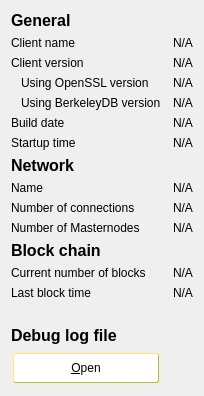
     <widget class="QWidget" name="tab_info">
      <attribute name="title">
       <string>&amp;Information</string>
      </attribute>
      <layout class="QGridLayout" name="gridLayout" columnstretch="0,0">
       <property name="horizontalSpacing">
        <number>12</number>
       </property>
       <item row="0" column="0">
        <widget class="QLabel" name="generalHeader">
         <property name="font">
          <font>
           <weight>75</weight>
           <bold>true</bold>
          </font>
         </property>
         <property name="styleSheet">
          <string notr="true">background-color: transparent;
color: black;</string>
         </property>
         <property name="text">
          <string>&lt;html&gt;&lt;head/&gt;&lt;body&gt;&lt;p&gt;&lt;span style=&quot; font-size:12pt;&quot;&gt;General&lt;/span&gt;&lt;/p&gt;&lt;/body&gt;&lt;/html&gt;</string>
         </property>
        </widget>
       </item>
       <item row="1" column="0">
        <widget class="QLabel" name="clientNameLabel">
         <property name="styleSheet">
          <string notr="true">background-color: transparent;
color: black;</string>
         </property>
         <property name="text">
          <string>Client name</string>
         </property>
        </widget>
       </item>
       <item row="1" column="1">
        <widget class="QLabel" name="clientName">
         <property name="cursor">
          <cursorShape>IBeamCursor</cursorShape>
         </property>
         <property name="styleSheet">
          <string notr="true">background-color: transparent;
color: black;</string>
         </property>
         <property name="text">
          <string>N/A</string>
         </property>
         <property name="textFormat">
          <enum>Qt::PlainText</enum>
         </property>
         <property name="textInteractionFlags">
          <set>Qt::LinksAccessibleByMouse|Qt::TextSelectableByKeyboard|Qt::TextSelectableByMouse</set>
         </property>
        </widget>
       </item>
       <item row="2" column="0">
        <widget class="QLabel" name="clientVersionLabel">
         <property name="styleSheet">
          <string notr="true">background-color: transparent;
color: black;</string>
         </property>
         <property name="text">
          <string>Client version</string>
         </property>
        </widget>
       </item>
       <item row="2" column="1">
        <widget class="QLabel" name="clientVersion">
         <property name="cursor">
          <cursorShape>IBeamCursor</cursorShape>
         </property>
         <property name="styleSheet">
          <string notr="true">background-color: transparent;
color: black;</string>
         </property>
         <property name="text">
          <string>N/A</string>
         </property>
         <property name="textFormat">
          <enum>Qt::PlainText</enum>
         </property>
         <property name="textInteractionFlags">
          <set>Qt::LinksAccessibleByMouse|Qt::TextSelectableByKeyboard|Qt::TextSelectableByMouse</set>
         </property>
        </widget>
       </item>
       <item row="3" column="0">
        <widget class="QLabel" name="openSSLVersionLabel">
         <property name="styleSheet">
          <string notr="true">background-color: transparent;
color: black;</string>
         </property>
         <property name="text">
          <string>Using OpenSSL version</string>
         </property>
         <property name="indent">
          <number>10</number>
         </property>
        </widget>
       </item>
       <item row="3" column="1">
        <widget class="QLabel" name="openSSLVersion">
         <property name="cursor">
          <cursorShape>IBeamCursor</cursorShape>
         </property>
         <property name="styleSheet">
          <string notr="true">background-color: transparent;
color: black;</string>
         </property>
         <property name="text">
          <string>N/A</string>
         </property>
         <property name="textFormat">
          <enum>Qt::PlainText</enum>
         </property>
         <property name="textInteractionFlags">
          <set>Qt::LinksAccessibleByMouse|Qt::TextSelectableByKeyboard|Qt::TextSelectableByMouse</set>
         </property>
        </widget>
       </item>
       <item row="4" column="0">
        <widget class="QLabel" name="berkeleyDBVersionLabel">
         <property name="styleSheet">
          <string notr="true">background-color: transparent;
color: black;</string>
         </property>
         <property name="text">
          <string>Using BerkeleyDB version</string>
         </property>
         <property name="indent">
          <number>10</number>
         </property>
        </widget>
       </item>
       <item row="4" column="1">
        <widget class="QLabel" name="berkeleyDBVersion">
         <property name="cursor">
          <cursorShape>IBeamCursor</cursorShape>
         </property>
         <property name="styleSheet">
          <string notr="true">background-color: transparent;
color: black;</string>
         </property>
         <property name="text">
          <string>N/A</string>
         </property>
         <property name="textFormat">
          <enum>Qt::PlainText</enum>
         </property>
         <property name="textInteractionFlags">
          <set>Qt::LinksAccessibleByMouse|Qt::TextSelectableByKeyboard|Qt::TextSelectableByMouse</set>
         </property>
        </widget>
       </item>
       <item row="5" column="0">
        <widget class="QLabel" name="buildDateLabel">
         <property name="styleSheet">
          <string notr="true">background-color: transparent;
color: black;</string>
         </property>
         <property name="text">
          <string>Build date</string>
         </property>
        </widget>
       </item>
       <item row="5" column="1">
        <widget class="QLabel" name="buildDate">
         <property name="cursor">
          <cursorShape>IBeamCursor</cursorShape>
         </property>
         <property name="styleSheet">
          <string notr="true">background-color: transparent;
color: black;</string>
         </property>
         <property name="text">
          <string>N/A</string>
         </property>
         <property name="textFormat">
          <enum>Qt::PlainText</enum>
         </property>
         <property name="textInteractionFlags">
          <set>Qt::LinksAccessibleByMouse|Qt::TextSelectableByKeyboard|Qt::TextSelectableByMouse</set>
         </property>
        </widget>
       </item>
       <item row="6" column="0">
        <widget class="QLabel" name="startupTimeLabel">
         <property name="styleSheet">
          <string notr="true">background-color: transparent;
color: black;</string>
         </property>
         <property name="text">
          <string>Startup time</string>
         </property>
        </widget>
       </item>
       <item row="6" column="1">
        <widget class="QLabel" name="startupTime">
         <property name="cursor">
          <cursorShape>IBeamCursor</cursorShape>
         </property>
         <property name="styleSheet">
          <string notr="true">background-color: transparent;
color: black;</string>
         </property>
         <property name="text">
          <string>N/A</string>
         </property>
         <property name="textFormat">
          <enum>Qt::PlainText</enum>
         </property>
         <property name="textInteractionFlags">
          <set>Qt::LinksAccessibleByMouse|Qt::TextSelectableByKeyboard|Qt::TextSelectableByMouse</set>
         </property>
        </widget>
       </item>
       <item row="7" column="0">
        <widget class="QLabel" name="networkHeader">
         <property name="font">
          <font>
           <weight>75</weight>
           <bold>true</bold>
          </font>
         </property>
         <property name="styleSheet">
          <string notr="true">background-color: transparent;
color: black;</string>
         </property>
         <property name="text">
          <string>&lt;html&gt;&lt;head/&gt;&lt;body&gt;&lt;p&gt;&lt;span style=&quot; font-size:12pt;&quot;&gt;Network&lt;/span&gt;&lt;/p&gt;&lt;/body&gt;&lt;/html&gt;</string>
         </property>
        </widget>
       </item>
       <item row="8" column="0">
        <widget class="QLabel" name="networkNameLabel">
         <property name="styleSheet">
          <string notr="true">background-color: transparent;
color: black;</string>
         </property>
         <property name="text">
          <string>Name</string>
         </property>
        </widget>
       </item>
       <item row="8" column="1">
        <widget class="QLabel" name="networkName">
         <property name="cursor">
          <cursorShape>IBeamCursor</cursorShape>
         </property>
         <property name="styleSheet">
          <string notr="true">background-color: transparent;
color: black;</string>
         </property>
         <property name="text">
          <string>N/A</string>
         </property>
         <property name="textFormat">
          <enum>Qt::PlainText</enum>
         </property>
         <property name="textInteractionFlags">
          <set>Qt::LinksAccessibleByMouse|Qt::TextSelectableByKeyboard|Qt::TextSelectableByMouse</set>
         </property>
        </widget>
       </item>
       <item row="9" column="0">
        <widget class="QLabel" name="numberOfConnectionsLabel">
         <property name="styleSheet">
          <string notr="true">background-color: transparent;
color: black;</string>
         </property>
         <property name="text">
          <string>Number of connections</string>
         </property>
        </widget>
       </item>
       <item row="9" column="1">
        <widget class="QLabel" name="numberOfConnections">
         <property name="cursor">
          <cursorShape>IBeamCursor</cursorShape>
         </property>
         <property name="styleSheet">
          <string notr="true">background-color: transparent;
color: black;</string>
         </property>
         <property name="text">
          <string>N/A</string>
         </property>
         <property name="textFormat">
          <enum>Qt::PlainText</enum>
         </property>
         <property name="textInteractionFlags">
          <set>Qt::LinksAccessibleByMouse|Qt::TextSelectableByKeyboard|Qt::TextSelectableByMouse</set>
         </property>
        </widget>
       </item>
       <item row="10" column="0">
        <widget class="QLabel" name="masternodeCountLabel">
         <property name="styleSheet">
          <string notr="true">background-color: transparent;
color: black;</string>
         </property>
         <property name="text">
          <string>Number of Masternodes</string>
         </property>
        </widget>
       </item>
       <item row="10" column="1">
        <widget class="QLabel" name="masternodeCount">
         <property name="cursor">
          <cursorShape>IBeamCursor</cursorShape>
         </property>
         <property name="styleSheet">
          <string notr="true">background-color: transparent;
color: black;</string>
         </property>
         <property name="text">
          <string>N/A</string>
         </property>
         <property name="textFormat">
          <enum>Qt::PlainText</enum>
         </property>
         <property name="textInteractionFlags">
          <set>Qt::LinksAccessibleByMouse|Qt::TextSelectableByKeyboard|Qt::TextSelectableByMouse</set>
         </property>
        </widget>
       </item>
       <item row="11" column="0">
        <widget class="QLabel" name="blockchainHeader">
         <property name="font">
          <font>
           <weight>75</weight>
           <bold>true</bold>
          </font>
         </property>
         <property name="styleSheet">
          <string notr="true">background-color: transparent;
color: black;</string>
         </property>
         <property name="text">
          <string>&lt;html&gt;&lt;head/&gt;&lt;body&gt;&lt;p&gt;&lt;span style=&quot; font-size:12pt;&quot;&gt;Block chain&lt;/span&gt;&lt;/p&gt;&lt;/body&gt;&lt;/html&gt;</string>
         </property>
        </widget>
       </item>
       <item row="12" column="0">
        <widget class="QLabel" name="numberOfBlocksLabel">
         <property name="styleSheet">
          <string notr="true">background-color: transparent;
color: black;</string>
         </property>
         <property name="text">
          <string>Current number of blocks</string>
         </property>
        </widget>
       </item>
       <item row="12" column="1">
        <widget class="QLabel" name="numberOfBlocks">
         <property name="cursor">
          <cursorShape>IBeamCursor</cursorShape>
         </property>
         <property name="styleSheet">
          <string notr="true">background-color: transparent;
color: black;</string>
         </property>
         <property name="text">
          <string>N/A</string>
         </property>
         <property name="textFormat">
          <enum>Qt::PlainText</enum>
         </property>
         <property name="textInteractionFlags">
          <set>Qt::LinksAccessibleByMouse|Qt::TextSelectableByKeyboard|Qt::TextSelectableByMouse</set>
         </property>
        </widget>
       </item>
       <item row="13" column="0">
        <widget class="QLabel" name="lastBlockTimeLabel">
         <property name="styleSheet">
          <string notr="true">background-color: transparent;
color: black;</string>
         </property>
         <property name="text">
          <string>Last block time</string>
         </property>
        </widget>
       </item>
       <item row="13" column="1">
        <widget class="QLabel" name="lastBlockTime">
         <property name="cursor">
          <cursorShape>IBeamCursor</cursorShape>
         </property>
         <property name="styleSheet">
          <string notr="true">background-color: transparent;
color: black;</string>
         </property>
         <property name="text">
          <string>N/A</string>
         </property>
         <property name="textFormat">
          <enum>Qt::PlainText</enum>
         </property>
         <property name="textInteractionFlags">
          <set>Qt::LinksAccessibleByMouse|Qt::TextSelectableByKeyboard|Qt::TextSelectableByMouse</set>
         </property>
        </widget>
       </item>
       <item row="14" column="0">
        <spacer name="verticalSpacer_2">
         <property name="orientation">
          <enum>Qt::Vertical</enum>
         </property>
         <property name="sizeHint" stdset="0">
          <size>
           <width>20</width>
           <height>20</height>
          </size>
         </property>
        </spacer>
       </item>
       <item row="15" column="0">
        <widget class="QLabel" name="debugLogFileHeader">
         <property name="font">
          <font>
           <weight>75</weight>
           <bold>true</bold>
          </font>
         </property>
         <property name="styleSheet">
          <string notr="true">background-color: transparent;
color: black;</string>
         </property>
         <property name="text">
          <string>&lt;html&gt;&lt;head/&gt;&lt;body&gt;&lt;p&gt;&lt;span style=&quot; font-size:12pt;&quot;&gt;Debug log file&lt;/span&gt;&lt;/p&gt;&lt;/body&gt;&lt;/html&gt;</string>
         </property>
        </widget>
       </item>
       <item row="16" column="0">
        <widget class="QPushButton" name="openDebugLogfileButton">
         <property name="toolTip">
          <string>Open the Bitesax debug log file from the current data directory. This can take a few seconds for large log files.</string>
         </property>
         <property name="styleSheet">
          <string notr="true">QPushButton { /* Global Button Style */
	background-color: rgb(255, 255, 255);
	border-width: 1px;
	border-style: outset;
	border-color: #cbb62f;
	border-radius: 2px;
	color:#000000;
	font-size:12px;
	font-weight:normal;
	padding-left:25px;
	padding-right:25px;
	padding-top:1px;
	padding-bottom:1px;
	height: 26px;
	margin: 2px;
}
QPushButton:hover {
		background-color: rgb(206, 163, 153);
}

QPushButton:pressed {
	background-color: rgb(170, 255, 255);
	border:1px solid #000000;
}</string>
         </property>
         <property name="text">
          <string>&amp;Open</string>
         </property>
         <property name="autoDefault">
          <bool>false</bool>
         </property>
        </widget>
       </item>
      </layout>
     </widget>
